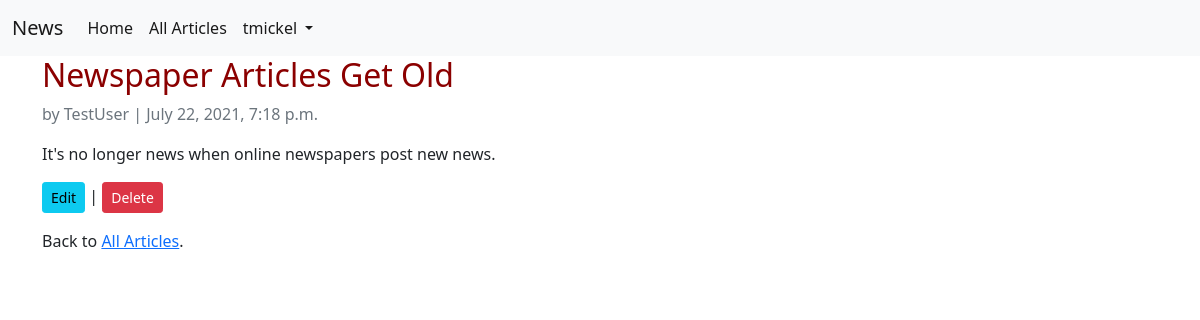
The app's page /articles/3/ (signed in) with its own data.
### accounts/models.py (models this page shows)
class CustomUser(AbstractUser):
    age = models.PositiveIntegerField(null=True, blank=True)

### articles/models.py (models this page shows, shortened)
class Article(models.Model):
    title = models.CharField(null = False, max_length=100)
    body = models.TextField(null = False)
    author = models.ForeignKey(
        get_user_model(),
        on_delete=models.CASCADE
    )
    date = models.DateTimeField(auto_now_add=True)

### articles/views.py (the view)
# urls.py: path('<int:pk>/', ArticleDetailView.as_view(), name='article_detail'),
class ArticleDetailView(LoginRequiredMixin, DetailView):
    model = Article
    template_name = "article_detail.html"

### templates/article_detail.html (shortened to what this page needs)
{% extends 'base.html' %}
{% block content %}
    <div class="article-entry">
        <h2>{{ article.title }}</h2>
        <p class="text-muted">by {{ article.author }} | {{ article.date }}</p>
        <p>{{ article.body }}</p>
    </div>
    <p>
        <a class="btn btn-info btn-sm" href="{% url 'article_edit' article.pk %}">Edit</a> |
        <a class="btn btn-danger btn-sm" href="{% url 'article_delete' article.pk %}">Delete</a>
    </p>
    <p>Back to <a href="{% url 'article_list' %}">All Articles</a>.</p>
{% endblock content %}

### templates/base.html (shortened to what this page needs)
{% load static %}
<!DOCTYPE html>
<html>
    <head>
        <link href="https://cdn.jsdelivr.net/npm/bootstrap@5.0.2/dist/css/bootstrap.min.css" rel="stylesheet">
        <link rel="stylesheet" href="{% static 'css/base.css' %}">
    </head>
    <body>
        <nav class="navbar navbar-expand-lg navbar-light bg-light">
            <div class="container-fluid">
                <a class="navbar-brand" href="{% url 'home' %}">News</a>
                <div class="collapse navbar-collapse" id="navbarNavDropdown">
                    <ul class="navbar-nav">
                        <li class="nav-item">
                            <a class="nav-link active" aria-current="page" href="{% url 'home' %}">Home</a>
                        </li>
                        <li class="nav-item">
                            <a class="nav-link active" aria-current="page" href="{% url 'article_list' %}">All Articles</a>
                        </li>
                        <li class="nav-item dropdown">
                        {% if user.is_authenticated %}
                            <a class="nav-link dropdown-toggle active" href="#" id="navbarDropdownMenuLink" role="button" data-bs-toggle="dropdown" aria-expanded="false">
                            {{ user.username }}
                            </a>
                        {% endif %}
                        </li>
                    </ul>
                </div>
            </div>
            </nav>
        <main>
            <div class="container">
                {% block content %}
                {% endblock content %}
            </div>
        </main>
    </body>
</html>

### static/css/base.css (style rules this page uses)
.article-entry h2 { color: darkred; }

### records on screen
CustomUser: username "tmickel"
Article: title "Newspaper Articles Get Old", author "TestUser", date "July 22, 2021, 7:18 p.m.", body "It's no longer news when online newspapers post new news."
